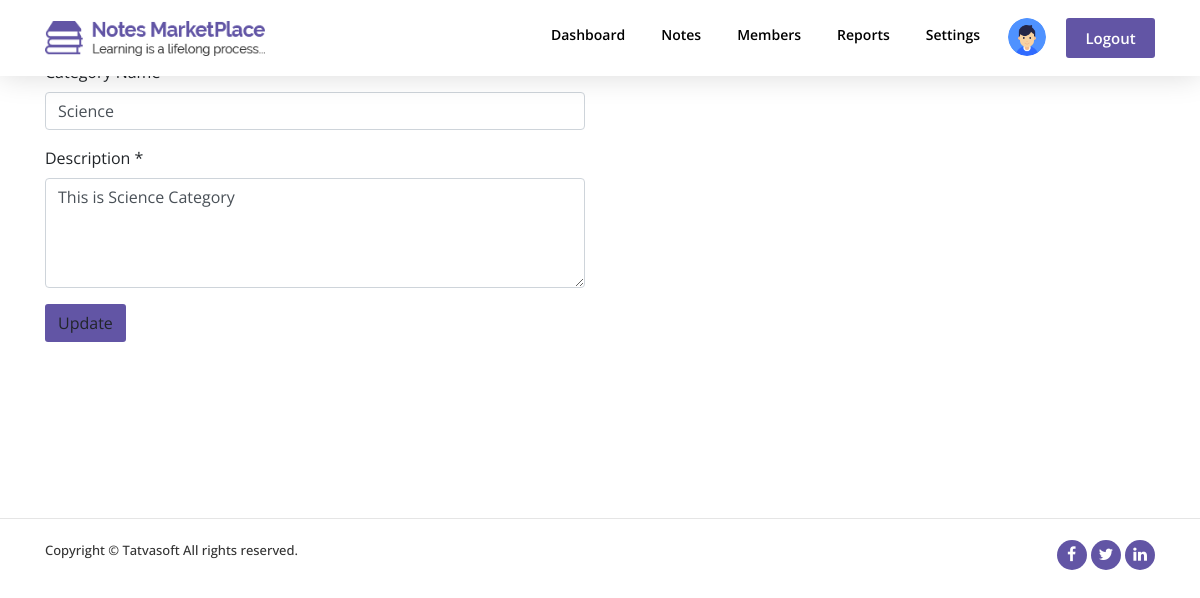
Page /Admin/Edit_Category.php?cate_id=1 (signed in) on the committed database.
### tables this page shows
CREATE TABLE `note_category` (
  `category_id` int(11) NOT NULL,
  `category_name` varchar(100) NOT NULL,
  `category_description` varchar(255) NOT NULL,
  `created_date` datetime DEFAULT current_timestamp(),
  `created_by` int(11) DEFAULT NULL,
  `modified_date` datetime DEFAULT current_timestamp(),
  `modified_by` int(11) DEFAULT NULL,
  `is_active` bit(1) NOT NULL DEFAULT b'1'
);

### Front/include/db_connection.php (called while the page is built, shortened)
<?php
    $connection = mysqli_connect(DB_HOST, DB_USER,DB_PASS,DB_NAME);
    function query($query){
        global $connection;
        return mysqli_query($connection, $query);
    }
    function fetch_array($result){
        return mysqli_fetch_array($result);
    }
?>

### Admin/Edit_Category.php (the view, shortened to what this page needs)
<?php include "Admin-page-header.php"; ?>
<?php
    if(isset($_GET['cate_id'])){
        $cate_id_edit = $_GET['cate_id'];
        $select_category_query = "SELECT * FROM note_category WHERE category_id = $cate_id_edit";
        $check_select_category_query = query($select_category_query);
        $row = fetch_array($check_select_category_query);
        $category_name = $row['category_name'];
        $category_description = $row['category_description'];
?>
    <?php include "Admin_Navigation.php"; ?>
    <section class="add-category-heading">
        <div class="container">
            <div class="row">
                <div class="col-md-12">
                    <h3 id="heading-add-category">Edit Category</h3>
                </div>
            </div>
        </div>
    </section>
    <section id="add-category-form-section">
        <div class="container">
            <form class="add-category-form" action="" method="post">
                <div class="row">
                    <div class="col-md-6">
                        <div class="form-group">
                            <label for="Category Name">Category Name *</label>
                            <input type="text" name="category_name" class="form-control" id="add-category-name" placeholder="Enter category name" value="<?php echo $category_name; ?>" required>
                        </div>
                        <div class="form-group">
                            <label for="Description">Description *</label>
                            <textarea class="form-control" name="category_desc" id="category-description" rows="4" placeholder="Enter your description" required><?php echo $category_description; ?></textarea>
                        </div>
                    </div>
                </div>
                <div class="row">
                    <div class="col-md-12">
                        <div id="add-category-submit-btn">
                            <button class="btn btn-gneral btn-purple" type="submit" name="category_update">Update</button>
                        </div>
                    </div>
                </div>
            </form>
        </div>
    </section>
<br/><br/><br/><br/><br/><br/>
<?php include "Admin-page-footer.php"; ?>
<?php
    }
else {
    redirect('Manage-Category.php');
}
?>

### Admin/css/style.css (style rules this page uses)
body { font-family: 'Open Sans', sans-serif; margin: 0; }
.btn-purple { background: #6255a5; border-radius: 3px; }
#heading-add-category { font-size: 35px; font-weight: bold; color: #6255a5; padding-top: 80px; padding-left: 20px; }

### rows in the picture
note_category: category_name "Science", category_desc "This is Science Category"
